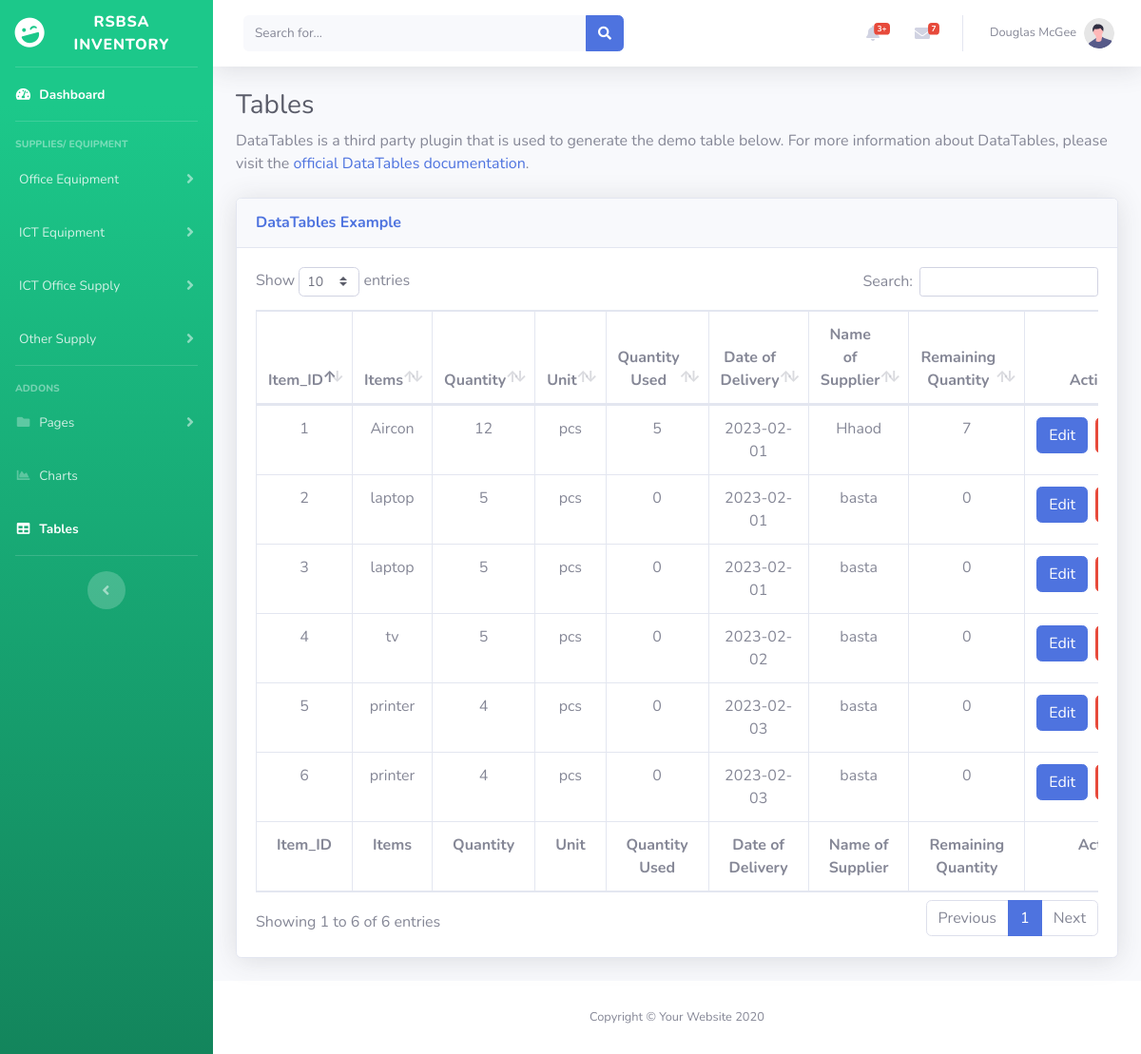
/tables.php, run on the app's committed database.
### tables this page shows
CREATE TABLE `supply` (
  `Item_id` int(50) NOT NULL,
  `Item_Name` varchar(100) NOT NULL,
  `Brand_Name` varchar(100) NOT NULL,
  `Item_Price` int(11) NOT NULL,
  `Item_Quantity` int(50) NOT NULL,
  `Item_Unit` varchar(100) NOT NULL,
  `Item_QuantityUsed` int(50) NOT NULL,
  `RemainingItem` int(10) NOT NULL,
  `DeliveryDate` date NOT NULL,
  `SupplierName` varchar(100) NOT NULL,
  `SupplyCat` varchar(100) NOT NULL,
  `SupplyType` varchar(100) NOT NULL,
  `Item_Serial` varchar(100) NOT NULL
);

### tables.php (the view, shortened to what this page needs)
<!DOCTYPE html>
<html lang="en">
<head>
    <link href="vendor/fontawesome-free/css/all.min.css" rel="stylesheet" type="text/css">
    <link href="css/sb-admin-2.min.css" rel="stylesheet">
    <link href="vendor/datatables/dataTables.bootstrap4.min.css" rel="stylesheet">
</head>
<body id="page-top">
    <div id="wrapper">
        <ul class="navbar-nav bg-gradient-success sidebar sidebar-dark accordion" id="accordionSidebar">
            <a class="sidebar-brand d-flex align-items-center justify-content-center" href="index.html">
                <div class="sidebar-brand-icon rotate-n-15">
                    <i class="fas fa-laugh-wink"></i>
                </div>
                <div class="sidebar-brand-text mx-3">RSBSA INVENTORY <sup></sup></div>
            </a>
            <hr class="sidebar-divider my-0">
            <li class="nav-item active">
                <a class="nav-link" href="index.php">
                    <i class="fas fa-fw fa-tachometer-alt"></i>
                    <span>Dashboard</span></a>
            </li>
            <hr class="sidebar-divider">
            <div class="sidebar-heading">
                SUPPLIES/ EQUIPMENT
            </div>
            <li class="nav-item">
                <a class="nav-link collapsed" href="#" data-toggle="collapse" data-target="#collapseTwo"
                    aria-expanded="true" aria-controls="collapseTwo">
                    <span>Office Equipment</span>
                </a>
            </li>
            <li class="nav-item">
                <a class="nav-link collapsed" href="#" data-toggle="collapse" data-target="#collapseTwo1"
                    aria-expanded="true" aria-controls="collapseTwo1">
                    <span>ICT Equipment</span>
                </a>
            </li>
            <li class="nav-item">
                <a class="nav-link collapsed" href="#" data-toggle="collapse" data-target="#collapseTwo2"
                    aria-expanded="true" aria-controls="collapseTwo2">
                    <span>ICT Office Supply</span>
                </a>
            </li>
            <li class="nav-item">
                <a class="nav-link collapsed" href="#" data-toggle="collapse" data-target="#collapseUtilities"
                    aria-expanded="true" aria-controls="collapseUtilities">
                    <span>Other Supply</span>
                </a>
            </li>
            <hr class="sidebar-divider">
            <div class="sidebar-heading">
                Addons
            </div>
            <li class="nav-item">
                <a class="nav-link collapsed" href="#" data-toggle="collapse" data-target="#collapsePages"
                    aria-expanded="true" aria-controls="collapsePages">
                    <i class="fas fa-fw fa-folder"></i>
                    <span>Pages</span>
                </a>
            </li>
            <li class="nav-item">
                <a class="nav-link" href="charts.html">
                    <i class="fas fa-fw fa-chart-area"></i>
                    <span>Charts</span></a>
            </li>
            <li class="nav-item active">
                <a class="nav-link" href="tables.html">
                    <i class="fas fa-fw fa-table"></i>
                    <span>Tables</span></a>
            </li>
            <hr class="sidebar-divider d-none d-md-block">
            <div class="text-center d-none d-md-inline">
                <button class="rounded-circle border-0" id="sidebarToggle"></button>
            </div>
        </ul>
        <div id="content-wrapper" class="d-flex flex-column">
            <div id="content">
                <nav class="navbar navbar-expand navbar-light bg-white topbar mb-4 static-top shadow">
                    <form
                        class="d-none d-sm-inline-block form-inline mr-auto ml-md-3 my-2 my-md-0 mw-100 navbar-search">
                        <div class="input-group">
                            <input type="text" class="form-control bg-light border-0 small" placeholder="Search for..."
                                aria-label="Search" aria-describedby="basic-addon2">
                            <div class="input-group-append">
                                <button class="btn btn-primary" type="button">
                                    <i class="fas fa-search fa-sm"></i>
                                </button>
                            </div>
                        </div>
                    </form>
                    <ul class="navbar-nav ml-auto">
                        <li class="nav-item dropdown no-arrow mx-1">
                            <a class="nav-link dropdown-toggle" href="#" id="alertsDropdown" role="button"
                                data-toggle="dropdown" aria-haspopup="true" aria-expanded="false">
                                <i class="fas fa-bell fa-fw"></i>
                                <span class="badge badge-danger badge-counter">3+</span>
                            </a>
                        </li>
                        <li class="nav-item dropdown no-arrow mx-1">
                            <a class="nav-link dropdown-toggle" href="#" id="messagesDropdown" role="button"
                                data-toggle="dropdown" aria-haspopup="true" aria-expanded="false">
                                <i class="fas fa-envelope fa-fw"></i>
                                <span class="badge badge-danger badge-counter">7</span>
                            </a>
                        </li>
                        <li class="nav-item dropdown no-arrow">
                            <a class="nav-link dropdown-toggle" href="#" id="userDropdown" role="button"
                                data-toggle="dropdown" aria-haspopup="true" aria-expanded="false">
                                <span class="mr-2 d-none d-lg-inline text-gray-600 small">Douglas McGee</span>
                                <img class="img-profile rounded-circle"
                                    src="img/undraw_profile.svg">
                            </a>
                        </li>
                    </ul>
                </nav>
                <div class="container-fluid">
                    <h1 class="h3 mb-2 text-gray-800">Tables</h1>
                    <p class="mb-4">DataTables is a third party plugin that is used to generate the demo table below.
                        For more information about DataTables, please visit the <a target="_blank"
                            href="https://datatables.net">official DataTables documentation</a>.</p>
                    <div class="card shadow mb-4">
                        <div class="card-header py-3">
                            <h6 class="m-0 font-weight-bold text-primary">DataTables Example</h6>
                        </div>
                        <div class="card-body">
                            <div class="table-responsive">
                                <table class="table table-bordered text-center" id="dataTable" width="100%" cellspacing="0">
                                    <thead>
                                        <tr>
                                            <th>Item_ID</th>
                                            <th>Items</th>
                                            <th>Quantity</th>
                                            <th>Unit</th>
                                            <th>Quantity Used</th>
                                            <th>Date of Delivery</th>
                                            <th>Name of Supplier</th>
                                            <th>Remaining Quantity</th>
                                            <th>Action</th>
                                        </tr>
                                    </thead>
                                    <tfoot>
                                        <tr>
                                            <th>Item_ID</th>
                                            <th>Items</th>
                                            <th>Quantity</th>
                                            <th>Unit</th>
                                            <th>Quantity Used</th>
                                            <th>Date of Delivery</th>
                                            <th>Name of Supplier</th>
                                            <th>Remaining Quantity</th>
                                            <th>Action</th>
                                        </tr>
                                    </tfoot>
                                    <tbody>
                                       <?php
                        $sql = "SELECT * FROM supply";
                        $result = mysqli_query($conn, $sql);
                        if (mysqli_num_rows($result) > 0) {
                          while ($row = mysqli_fetch_assoc($result)) {
                            ?>
                <form method="POST" action="action.php">
                            <tr>
                              <td><?=$row['Item_id']?></td>
                              <td><?=$row['Item_Name']?></td>
                              <td><?=$row['Item_Quantity']?></td>
                              <td><?=$row['Item_Unit']?></td>
                              <td><?=$row['Item_QuantityUsed']?></td>
                              <td><?=$row['DeliveryDate']?></td>
                              <td><?=$row['SupplierName']?></td>
                              <td><?=$row['RemainingItem']?></td>
                              <td align="center" class=" d-flex justify-content-center">
                              <a href="#">
                                <button class="btn btn-primary">Edit</button>
                              </a>
                              <a href="#?Item_id=<?=$row[‘Item_id’]?>">
                                <button class="btn btn-danger ml-2" data-toggle="modal" data-target="#deleteModal" >Delete
                                </button>
                                </a>
                            </td>
                            </tr>
                    </form>
                          <?php
                                  }
                               } ?>
                                    </tbody>
                                </table>
                            </div>
                        </div>
                    </div>
                </div>
            </div>
            <footer class="sticky-footer bg-white">
                <div class="container my-auto">
                    <div class="copyright text-center my-auto">
                        <span>Copyright &copy; Your Website 2020</span>
                    </div>
                </div>
            </footer>
        </div>
    </div>
</body>
</html>

### data on the page
supply: Item_id "1", Item_Name "Aircon", Item_Quantity "12", Item_Unit "pcs", Item_QuantityUsed "5", DeliveryDate "2023-02-01", SupplierName "Hhaod", RemainingItem "7"
supply: Item_id "2", Item_Name "laptop", Item_Quantity "5", Item_Unit "pcs", Item_QuantityUsed "0", DeliveryDate "2023-02-01", SupplierName "basta", RemainingItem "0"
supply: Item_id "3", Item_Name "laptop", Item_Quantity "5", Item_Unit "pcs", Item_QuantityUsed "0", DeliveryDate "2023-02-01", SupplierName "basta", RemainingItem "0"
supply: Item_id "4", Item_Name "tv", Item_Quantity "5", Item_Unit "pcs", Item_QuantityUsed "0", DeliveryDate "2023-02-02", SupplierName "basta", RemainingItem "0"
supply: Item_id "5", Item_Name "printer", Item_Quantity "4", Item_Unit "pcs", Item_QuantityUsed "0", DeliveryDate "2023-02-03", SupplierName "basta", RemainingItem "0"
supply: Item_id "6", Item_Name "printer", Item_Quantity "4", Item_Unit "pcs", Item_QuantityUsed "0", DeliveryDate "2023-02-03", SupplierName "basta", RemainingItem "0"
